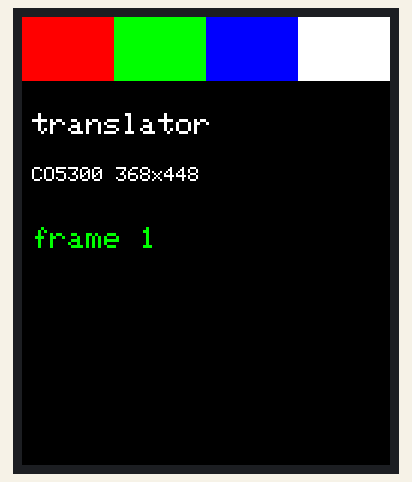
The sketch below on a simulated ESP32. Shown: 368×448 colour display. What the sketch prints to the serial monitor is not drawn.

Above: at 0.7 s.
At 5.3 s:
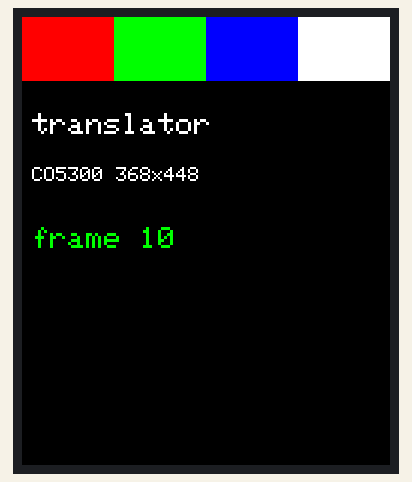
At 11.0 s:
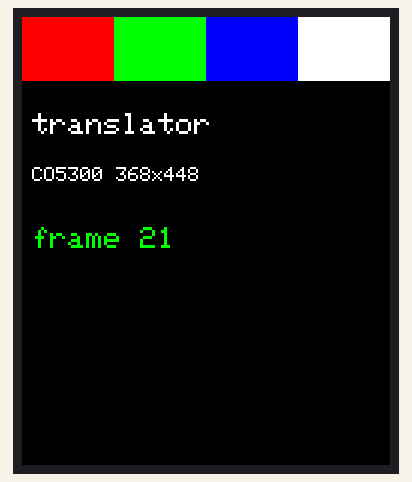
At 19.8 s:
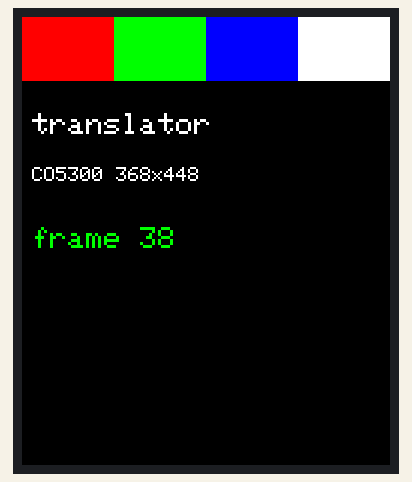
At 29.6 s:
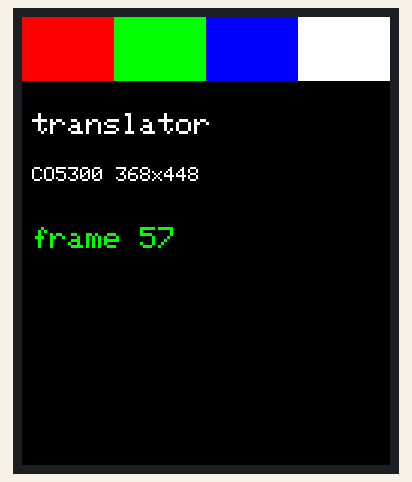
At 39.4 s:
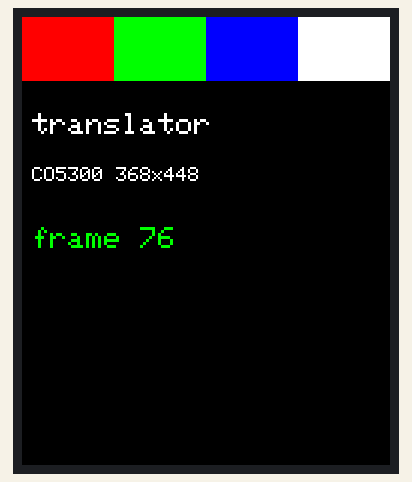

Measured:
- what the display in image 1 shows lasts 0.5 s, from 5.3 s to 5.8 s

The sketch:

panel-smoke.ino
```cpp
/*
 * panel-smoke — prove the AMOLED lights up. Nothing else.
 *
 * Phase 4 (`ui.display`) starts here, and deliberately in isolation: this
 * sketch touches no audio, no PSRAM and no WiFi, so if pixels do not appear
 * there is exactly one subsystem to blame. Same reasoning as phase 00 for the
 * audio path.
 *
 * THE DRIVER IS CO5300, NOT SH8601. Two hardware revisions of this board
 * exist and they use different panel controllers. The factory image dumped
 * off this very unit — ~/esp32-backups/28848590ba0c-full-16mb.bin — contains
 * the string "co5300" 33 times and "sh8601" not once, so this is the v2
 * panel regardless of what the older notes in pin_config.h said. Arduino_GFX
 * ships both drivers and the wrong one gives you a plausible, silent, black
 * screen, so this is worth being sure about rather than sorry.
 *
 * RST is GFX_NOT_DEFINED because the panel reset is not an ESP32 GPIO on this
 * board — there is a TCA9554 I2C expander handling it (the factory image
 * references that too). Nothing here needs it: the vendor's own Hello World
 * brings this panel up over QSPI alone, with no expander and no AXP2101 call.
 *
 * col_offset1 = 16 is not decoration. This panel's visible area starts 16
 * columns in; without the offset everything is shifted sideways. That is the
 * vendor's own value for this display.
 *
 * The frame counter in loop() is the point of the whole sketch. This board has
 * already produced one frozen vendor framebuffer that survived every reset, so
 * a *static* image on this panel proves nothing at all. A number that ticks
 * proves the ESP32 is actually rendering, right now.
 *
 * Build:  node scripts/build.mjs firmware/panel-smoke
 *         (not `npm run fw:build`, which has translator-p01 baked in)
 * Flash:  npm run flash -- --port COM3 --version 0.2.0 --features ui.display \
 *           --bin firmware/panel-smoke/build/panel-smoke.ino.bin
 */
#include <Arduino.h>
#include <Arduino_GFX_Library.h>
#include "pin_config.h"

static Arduino_DataBus *bus = new Arduino_ESP32QSPI(
    LCD_CS, LCD_SCLK, LCD_SDIO0, LCD_SDIO1, LCD_SDIO2, LCD_SDIO3);

static Arduino_CO5300 *gfx = new Arduino_CO5300(
    bus,
    GFX_NOT_DEFINED,          /* RST — not an ESP32 pin on this board */
    0,                        /* rotation */
    LCD_WIDTH, LCD_HEIGHT,    /* 368 x 448; the driver defaults to 480x480 */
    16, 0, 0, 0);             /* col_offset1 = 16 — see above */

static bool     ready  = false;
static uint32_t frames = 0;

void setup() {
  Serial.begin(115200);
  delay(300);                 // let USB CDC enumerate before the first print
  Serial.printf("\n\npanel-smoke — CO5300 %dx%d over QSPI\n", LCD_WIDTH, LCD_HEIGHT);
  Serial.printf("[info/panel] pins  cs=%d sclk=%d d0=%d d1=%d d2=%d d3=%d\n",
                LCD_CS, LCD_SCLK, LCD_SDIO0, LCD_SDIO1, LCD_SDIO2, LCD_SDIO3);

  if (!gfx->begin()) {
    // Deliberately keep running rather than halting: the serial line staying
    // alive is what tells you the sketch got this far at all.
    Serial.println("[error/panel] gfx->begin() failed — QSPI bus or wrong panel driver");
    return;
  }
  ready = true;
  Serial.println("[info/panel] gfx->begin() ok");

  gfx->fillScreen(RGB565_BLACK);
  gfx->setBrightness(255);    // an AMOLED at brightness 0 is indistinguishable
                              // from a dead one, so never leave this to chance
  Serial.println("[info/panel] cleared, brightness 255");

  /* Colour bars first. If these show but in the wrong colours, the panel is
   * alive and the byte order is wrong — a completely different bug from a dead
   * screen, and one worth being able to tell apart at a glance. */
  const uint16_t bars[] = {RGB565_RED, RGB565_GREEN, RGB565_BLUE, RGB565_WHITE};
  const int16_t  bw     = LCD_WIDTH / 4;
  for (int i = 0; i < 4; i++) gfx->fillRect(i * bw, 0, bw, 64, bars[i]);

  gfx->setTextColor(RGB565_WHITE);
  gfx->setTextSize(3);
  gfx->setCursor(10, 96);
  gfx->println("translator");

  gfx->setTextSize(2);
  gfx->setCursor(10, 150);
  gfx->printf("CO5300 %dx%d", LCD_WIDTH, LCD_HEIGHT);

  Serial.println("[info/panel] drew bars + text — the panel should not be black any more");
}

void loop() {
  if (!ready) { delay(1000); return; }

  /* Repaint only the counter's own strip. A full-screen repaint every tick
   * would be pure waste, and this board's PSRAM is quad rather than octal, so
   * display bandwidth is worth not squandering once audio shares the bus. */
  frames++;
  gfx->fillRect(10, 210, LCD_WIDTH - 20, 44, RGB565_BLACK);
  gfx->setTextColor(RGB565_GREEN);
  gfx->setTextSize(3);
  gfx->setCursor(10, 210);
  gfx->printf("frame %lu", (unsigned long)frames);

  if (frames % 10 == 0) Serial.printf("[info/panel] frame %lu\n", (unsigned long)frames);
  delay(500);
}
```
